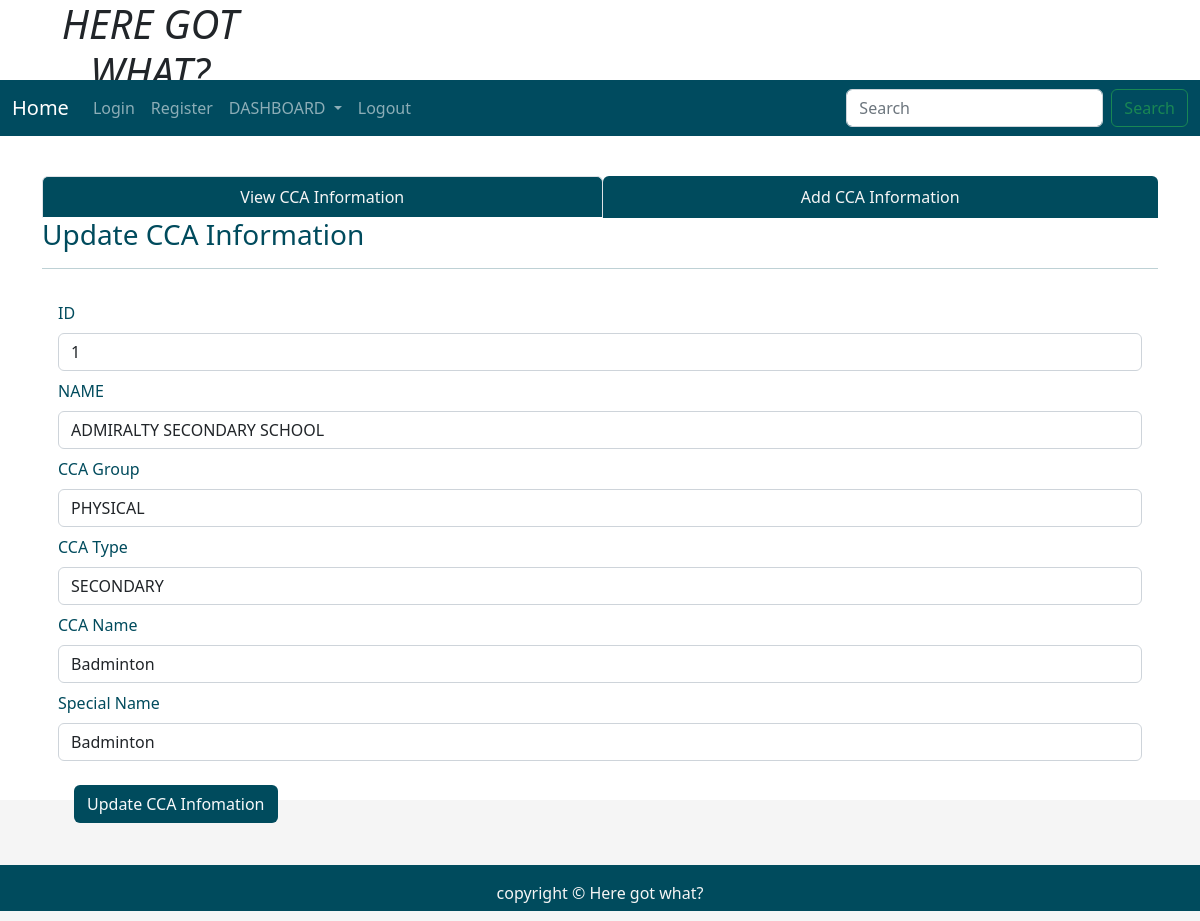
/fetchonecca/1, run on the app's committed database.
### tables this page shows
CREATE TABLE "cca" (
	"id"	INTEGER,
	"name"	TEXT,
	"type"	TEXT,
	"cca_group"	TEXT,
	"cca_name"	TEXT,
	"special_name"	TEXT,
	FOREIGN KEY("name") REFERENCES "school"("name"),
	PRIMARY KEY("id" AUTOINCREMENT)
);

### application.py (the view)
@application.route('/fetchonecca/<int:id>')
def fetchonecca(id):
    user = get_active_user()
    db = get_database()
    cca_cur = db.execute('SELECT * from cca where id = ?', [id])
    single_cca = cca_cur.fetchone()
    return render_template('updateccainfo.html', user = user, single_cca = single_cca)

### application.py (called while the page is built)
@application.teardown_appcontext
def close_database(error):
    if hasattr(g, 'ICT2103Web_db'):
        g.ICT2103Web_db.close()

def get_active_user():
    user = None
    if 'user' in session:
        user = session['user']
        db = get_database()
        user_cur = db.execute('select * from users where name =?', [user])
        user = user_cur.fetchone()
    return user

### database.py (called while the page is built)
def connect_to_database():
    sql = sqlite3.connect('C:/ICT2103Web/ICT2103Web.db')
    sql.row_factory = sqlite3.Row
    return sql

def get_database():
    if not hasattr(g, 'ICT2103Web_db'):
        g.ICT2103Web_db = connect_to_database()
    return  g.ICT2103Web_db

### templates/updateccainfo.html (shortened to what this page needs)
<!DOCTYPE html>
<html lang="en">
<head>
    <link rel="stylesheet" href="https://cdnjs.cloudflare.com/ajax/libs/font-awesome/4.7.0/css/font-awesome.min.css">
    <link href="https://cdn.jsdelivr.net/npm/bootstrap@5.1.3/dist/css/bootstrap.min.css" rel="stylesheet"
>
    <link rel="stylesheet" href="{{ url_for('static', filename='home.css')}}" type="text/css">
    <link rel="stylesheet" href="https://cdnjs.cloudflare.com/ajax/libs/twitter-bootstrap/5.2.0/css/bootstrap.min.css">
    <link rel="stylesheet" href="https://cdn.datatables.net/1.12.1/css/dataTables.bootstrap5.min.css">
</head>
<body>
    <div class="parent">
        <div class="child child1">
            <h1 class="text-center"><i>HERE GOT WHAT?</i></h1>
        </div>
        <div class="child child3 dropdown">
            <nav class="navbar navbar-expand-lg navbar-dark" style="background-color: #004b5f;">
                <div class="container-fluid">
                    <a class="navbar-brand" href="{{url_for('index')}}">Home</a>
                    <div class="collapse navbar-collapse" id="navbarSupportedContent">
                        <ul class="navbar-nav me-auto mb-2 mb-lg-0">
                            <li class="nav-item">
                                <a class="nav-link" aria-current="page" href="{{url_for('userLogin')}}">Login</a>
                            </li>
                            <li class="nav-item">
                                <a class="nav-link" href="{{url_for('userRegister')}}">Register</a>
                            </li>
                            <li class="nav-item dropdown">
                                <a class="nav-link dropdown-toggle" href="#" id="navbarDropdown" role="button"
                                    data-bs-toggle="dropdown" aria-expanded="false">
                                    DASHBOARD
                                </a>
                            </li>
                            <li class="nav-item">
                                <a class="nav-link" href="#">Logout</a>
                            </li>
                        </ul>
                        <form class="d-flex">
                            <input class="form-control me-2" type="search" placeholder="Search" aria-label="Search">
                            <button class="btn btn-outline-success" type="submit">Search</button>
                        </form>
                    </div>
                </div>
            </nav>
        </div>
        <div class="child child5" style="color:rgb(0, 75, 93);">
        </div>
        <div class="child child6 container" style="color:rgb(0, 75, 93);">
            <ul class="nav nav-tabs nav-fill">
                <li class="nav-item">
                    <a class="nav-link active" aria-current="page" href="{{ url_for('ccainfo')}}"
                        style=" background-color:rgb(0, 75, 93); color:whitesmoke;">View CCA Information</a>
                </li>
                <li class="nav-item">
                    <a class="nav-link" href="{{ url_for('addnewcca')}}"
                        style=" background-color:rgb(0, 75, 93); color:whitesmoke;">Add CCA Information</a>
                </li>
            </ul>
            <div class="table-responsive-lg caption-top">
                <caption>
                    <h3>Update CCA Information</h3>
                </caption>
                <hr>
                {% if single_cca %}
                <form class="p-3" action="/updateccainfo" method="POST">
                    <div class="mb-2">
                        <label for="id" class="form-label">ID</label>
                        <input type="text" class="form-control" id="id" name="id" value="{{single_cca['id']}}">
                    </div>
                    <div class="mb-2">
                        <label for="name" class="form-label">NAME</label>
                        <input type="text" class="form-control" id="name" name="name"
                            value="{{single_cca['name']}}">
                    </div>
                    <div class="mb-2">
                        <label for="cca_group" class="form-label">CCA Group</label>
                        <input type="text" class="form-control" id="cca_group" name="cca_group"
                            value="{{single_cca['cca_group']}}">
                    </div>
                    <div class="mb-2">
                        <label for="cca_type" class="form-label">CCA Type</label>
                        <input type="text" class="form-control" id="cca_type" name="type"
                            value="{{single_cca['type']}}">
                    </div>
                    <div class="mb-2">
                        <label for="cca_name" class="form-label">CCA Name</label>
                        <input type="text" class="form-control" id="cca_name" name="cca_name"
                            value="{{single_cca['cca_name']}}">
                    </div>
                    <div class="mb-2">
                        <label for="special_name" class="form-label">Special Name</label>
                        <input type="text" class="form-control" id="special_name" name="special_name"
                            value="{{single_cca['special_name']}}">
                    </div>
                    {% endif %}
                    <button type="submit" class="btn text-light m-3" style="background-color:rgb(0, 75, 93);">Update
                        CCA Infomation</button>
                </form>
            </div>
        </div>
        <div class="child child7" style="background-color:rgb(0, 75, 93); color:whitesmoke;">
            <p class="p-3 text-center">copyright &copy Here got what?</p>
        </div>
    </div>
</body>
</html>

### static/home.css (style rules this page uses)
html, body { height: 100%; background-color:whitesmoke; color:rgb(0, 75, 93); }
.parent { height: 100%; display: grid; grid-template-columns: repeat(4, 1fr); grid-template-rows: 10% 5% 7% auto 7%; }
.child { margin-bottom: 10px; }
.child1 { grid-column: 1/2; grid-row: 1/2; }
.child3 { grid-column: 1/-1; grid-row: 2/3; }
.child5 { grid-column: 4/5; grid-row: 3/4; text-align: center; }
.child6 { grid-column: 1/-1; grid-row: 4/5; }
.child7 { grid-column: 1/-1; grid-row: 5/6; }

### data on the page
cca: id "1", name "ADMIRALTY SECONDARY SCHOOL", cca_group "PHYSICAL", type "SECONDARY", cca_name "Badminton", special_name "Badminton"
